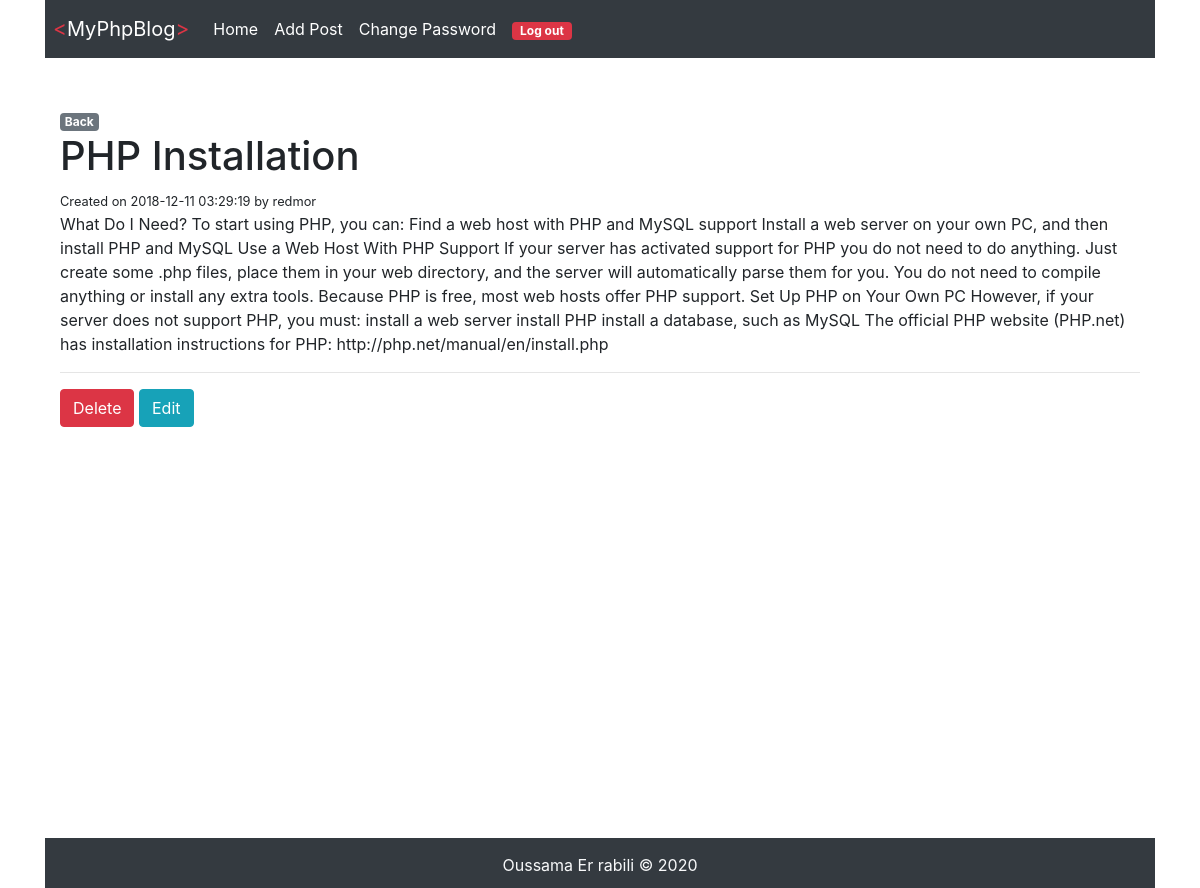
The app's page /post.php?id=66 (signed in) with its own data.
### tables this page shows
CREATE TABLE `posts` (
  `id` int(11) NOT NULL,
  `title` varchar(255) NOT NULL,
  `body` text NOT NULL,
  `author` varchar(255) NOT NULL,
  `created_at` timestamp NOT NULL DEFAULT CURRENT_TIMESTAMP,
  `image` longblob
);

### post.php (the view, shortened to what this page needs)
<?php
	require('config/db.php');
	$id = mysqli_real_escape_string($db, $_GET['id']);
	$query = 'SELECT * FROM posts WHERE id = '.$id;
	$result = mysqli_query($db, $query);
	$post = mysqli_fetch_assoc($result);
?>
	<?php include('inc/header.php'); ?>
	<?php if (!isset($_SESSION['username'])): ?>
		<?php header("Location: index.php"); ?>
	<?php else: ?>
		<div class="container">
			<a href="<?php echo 'content.php'; ?>" class="badge badge-secondary">Back</a>
			<h1><?php echo $post['title']; ?></h1>
			<small>Created on <?php echo $post['created_at']; ?> by <?php echo $post['author']; ?></small>
			<p><?php echo $post['body']; ?></p>
			<hr>
			<form class="pull-right" method="POST" action="<?php echo $_SERVER['PHP_SELF']; ?>">
				<input type="submit" name="delete" value="Delete" class="btn btn-danger">
				<a href="editpost.php?id=<?php echo $post['id']; ?>" class="btn btn-info">Edit</a>
			</form>
		</div>
<?php endif; ?>
<?php include('inc/footer.php'); ?>

### inc/header.php (shortened to what this page needs)
<!DOCTYPE html>
	<html>
		<head>
			<link rel="stylesheet" type="text/css" href="assets/bootstrap.min.css">
			<link rel="stylesheet" href="assets/styles.css">
		</head>
	<body>
		<div class="container">
<nav class="navbar navbar-expand-lg navbar-dark bg-dark d-flex flex-row align-items-center p-2 bd-highlight">
  <a class="navbar-brand" href="<?php echo ROOT_URL; ?>content.php"><span class="logo-t"><</span>MyPhpBlog<span class="logo-t">></span></a>
  <div class="collapse navbar-collapse" id="navbarNav">
    <ul class="navbar-nav">
      <?php if (isset($_SESSION['username'])): ?>
      <li class="nav-item">
        <a class="nav-link text-white" href="<?php echo ROOT_URL; ?>content.php">Home</a>
      </li>
      <li class="nav-item">
        <a class="nav-link text-white" href="<?php echo ROOT_URL; ?>addpost.php">Add Post</a>
      </li>
			<li class="nav-item">
				<a class="nav-link text-white" href="<?php echo ROOT_URL; ?>changePass.php">Change Password</a>
			</li>
      <li class="nav-item ml-auto p-2">
        <a class="nav-link text-white badge badge-danger" href="<?php echo ROOT_URL; ?>logout.php">Log out</a>
      </li>
      <?php endif; ?>
    </ul>
  </div>
</nav>

### inc/footer.php (shortened to what this page needs)
<div class="footer text-center bg-dark text-light">
  <p>Oussama Er rabili &copy; <?php echo date('Y'); ?></p>
</div>
</body>
</html>

### assets/styles.css (style rules this page uses)
body, html { box-sizing: border-box; padding: 0; margin: 0; }
.container { min-height: calc(100vh - 70px); }
.footer { height: 50px; margin-bottom:0px; }
.footer p { padding-top: 15px; }
.navbar { margin-bottom: 50px; }
.logo-t { color: #dc3545; font-size: 21px; }

### records on screen
posts: title "PHP Installation", created_at "2018-12-11 03:29:19", author "redmor", body "What Do I Need? To start using PHP, you can: Find a web host with PHP and MySQL support Install a web server on your own PC, and then install PHP and MySQL Use a Web Host With PHP Support If your server has activated support for PHP you do not need to do anything. Just create some .php files, place them in your web directory, and the server will automatically parse them for you. You do not need to compile anything or install any extra tools. Because PHP is free, most web hosts offer PHP support. Set Up PHP on Your Own PC However, if your server does not support PHP, you must: install a web server install PHP install a database, such as MySQL The official PHP website (PHP.net) has…"
